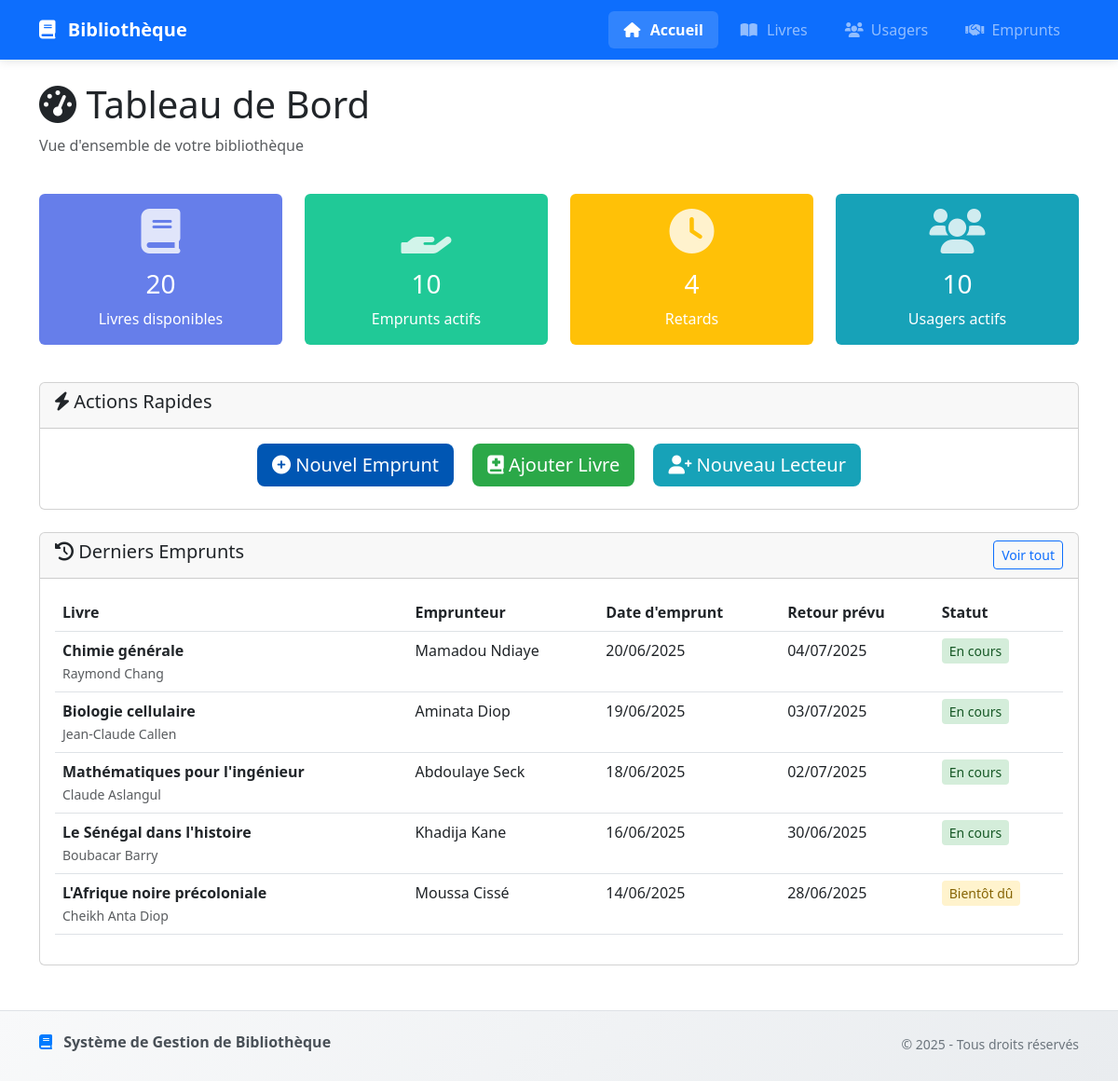
The page / on the database its author committed.
### tables this page shows
CREATE TABLE livres (
    id INT PRIMARY KEY AUTO_INCREMENT,
    titre VARCHAR(255) NOT NULL,
    auteur VARCHAR(255) NOT NULL,
    isbn VARCHAR(20) UNIQUE,
    date_publication DATE,
    exemplaires_total INT DEFAULT 1,
    exemplaires_disponibles INT DEFAULT 1,
    categorie_id INT,
    date_creation TIMESTAMP DEFAULT CURRENT_TIMESTAMP,
    FOREIGN KEY (categorie_id) REFERENCES categories(id)    
);

CREATE TABLE emprunts (
    id INT PRIMARY KEY AUTO_INCREMENT,
    livre_id INT NOT NULL,
    usager_id INT NOT NULL,
    date_emprunt TIMESTAMP DEFAULT CURRENT_TIMESTAMP,
    date_retour_prevue DATE NOT NULL,
    date_retour_effective DATE NULL,
    statut ENUM('en_cours', 'retourne') DEFAULT 'en_cours',
    FOREIGN KEY (livre_id) REFERENCES livres(id),
    FOREIGN KEY (usager_id) REFERENCES usagers(id)
);

CREATE TABLE usagers (
    id INT PRIMARY KEY AUTO_INCREMENT,
    nom VARCHAR(100) NOT NULL,
    prenom VARCHAR(100) NOT NULL,
    email VARCHAR(255) UNIQUE NOT NULL,
    telephone VARCHAR(20),
    date_inscription TIMESTAMP DEFAULT CURRENT_TIMESTAMP,
    statut ENUM('actif', 'suspendu') DEFAULT 'actif'
);

### includes/functions.php (called while the page is built, shortened)
<?php
function recupererStats(PDO $pdo): array {
    try {
        $total_livres = getLivres($pdo)['total'];
        $emprunts_actifs = getEmprunts($pdo)['total'];
        $stmt = $pdo->query("SELECT COUNT(*) as total FROM emprunts
                             WHERE statut = 'en_cours' AND date_retour_prevue < CURDATE()");
        $retards = $stmt->fetch()['total'];
        $total_usagers = getUsagers($pdo)['total'];
        $stmt = $pdo->query("SELECT e.*, l.titre, l.auteur, u.nom, u.prenom
                             FROM emprunts e
                             JOIN livres l ON e.livre_id = l.id
                             JOIN usagers u ON e.usager_id = u.id
                             ORDER BY e.date_emprunt DESC
                             LIMIT 5");
        $derniers_emprunts = $stmt->fetchAll();
        $categories = getCategories($pdo);
        $livres_disponibles = getLivresDisponibles($pdo);
        $usagers = getUsagersActifs($pdo);
        return [
            'total_livres'       => $total_livres,
            'emprunts_actifs'    => $emprunts_actifs,
            'retards'            => $retards,
            'total_usagers'      => $total_usagers,
            'derniers_emprunts'  => $derniers_emprunts,
            'categories'         => $categories,
            'livres_disponibles' => $livres_disponibles,
            'usagers'            => $usagers
        ];
    } catch (PDOException $e) {
        return [
            'error' => "Erreur lors de la récupération des données : " . $e->getMessage()
        ];
    }
}
function getLivresDisponibles($pdo) {
    $stmt = $pdo->query("
        SELECT l.id, l.titre, l.auteur, l.exemplaires_total,
               COALESCE(COUNT(e.id), 0) as empruntes_actuels,
               (l.exemplaires_total - COALESCE(COUNT(e.id), 0)) as disponibles
        FROM livres l
        LEFT JOIN emprunts e ON l.id = e.livre_id AND e.statut = 'en_cours'
        GROUP BY l.id
        HAVING disponibles > 0
        ORDER BY l.titre
    ");
    return $stmt->fetchAll();
}
function getUsagersActifs($pdo) {
    $stmt = $pdo->query("SELECT id, nom, prenom, email FROM usagers WHERE statut = 'actif' ORDER BY nom, prenom");
    return $stmt->fetchAll();
}
function getEmprunts($pdo, $tab = 'actifs', $search = '', $page = 1, $per_page = 15) {
    $offset = ($page - 1) * $per_page;
    $where_conditions = [];
    $params = [];
    if ($tab === 'actifs') {
        $where_conditions[] = "e.statut = 'en_cours'";
    } elseif ($tab === 'retards') {
        $where_conditions[] = "e.statut = 'en_cours' AND e.date_retour_prevue < CURDATE()";
    } elseif ($tab === 'historique') {
        $where_conditions[] = "e.statut = 'retourne'";
    }
    $where_clause = !empty($where_conditions) ? 'WHERE ' . implode(' AND ', $where_conditions) : '';
    $stmt = $pdo->prepare("
        SELECT COUNT(*) as total
        FROM emprunts e
        JOIN livres l ON e.livre_id = l.id
        JOIN usagers u ON e.usager_id = u.id
        $where_clause
    ");
    $stmt->execute($params);
    $total = $stmt->fetch()['total'];
    $stmt = $pdo->prepare("
        SELECT e.*, l.titre, l.auteur, u.nom, u.prenom, u.email,
               CASE
                   WHEN e.statut = 'retourne' THEN 'retourne'
                   WHEN e.date_retour_prevue < CURDATE() THEN 'retard'
                   WHEN DATEDIFF(e.date_retour_prevue, CURDATE()) <= 2 THEN 'bientot'
                   ELSE 'actif'
               END as statut_calcule,
               DATEDIFF(CURDATE(), e.date_retour_prevue) as jours_retard
        FROM emprunts e
        JOIN livres l ON e.livre_id = l.id
        JOIN usagers u ON e.usager_id = u.id
        $where_clause
        ORDER BY
            CASE WHEN e.statut = 'en_cours' THEN e.date_retour_prevue ELSE e.date_retour_effective END DESC
        LIMIT $per_page OFFSET $offset
    ");
    $stmt->execute($params);
    $emprunts = $stmt->fetchAll();
    return [
        'emprunts' => $emprunts,
        'total' => $total,
        'total_pages' => ceil($total / $per_page)
    ];
}
?>
<?php
function getUsagers($pdo, $search = '', $page = 1, $per_page = 10) {
    $offset = ($page - 1) * $per_page;
    try {
        $where_clause = '';
        $params = [];
        $stmt = $pdo->prepare("SELECT COUNT(*) as total FROM usagers $where_clause");
        $stmt->execute($params);
        $total_usagers = $stmt->fetch()['total'];
        $total_pages = ceil($total_usagers / $per_page);
        $stmt = $pdo->prepare("
            SELECT u.*,
                   COALESCE(e.emprunts_actifs, 0) as emprunts_actifs
            FROM usagers u
            LEFT JOIN (
                SELECT usager_id, COUNT(*) as emprunts_actifs
                FROM emprunts
                WHERE statut = 'en_cours'
                GROUP BY usager_id
            ) e ON u.id = e.usager_id
            $where_clause
            ORDER BY u.nom, u.prenom
            LIMIT $per_page OFFSET $offset
        ");
        $stmt->execute($params);
        $usagers = $stmt->fetchAll();
        return [
            'success' => true,
            'usagers' => $usagers,
            'total' => $total_usagers,
            'total_pages' => $total_pages,
            'current_page' => $page
        ];
    } catch (PDOException $e) {
        return [
            'success' => false,
            'error' => 'Erreur lors de la récupération des usagers : ' . $e->getMessage(),
            'usagers' => [],
            'total' => 0,
            'total_pages' => 0,
            'current_page' => 1
        ];
    }
}
function getCategories($pdo) {
    try {
        $stmt = $pdo->query("SELECT * FROM categories ORDER BY nom");
        return $stmt->fetchAll();
    } catch (PDOException $e) {
        return [];
    }
}
function getLivres($pdo, $search = '', $categorie_filter = '', $disponible_filter = '', $page = 1, $per_page = 10) {
    $offset = ($page - 1) * $per_page;
    try {
        $where_conditions = [];
        $params = [];
        $where_clause = !empty($where_conditions) ? 'WHERE ' . implode(' AND ', $where_conditions) : '';
        $count_query = "
            SELECT COUNT(DISTINCT l.id) as total
            FROM livres l
            LEFT JOIN categories c ON l.categorie_id = c.id
            LEFT JOIN (
                SELECT livre_id, COUNT(*) as empruntes
                FROM emprunts
                WHERE statut = 'en_cours'
                GROUP BY livre_id
            ) e ON l.id = e.livre_id
            $where_clause
        ";
        $stmt = $pdo->prepare($count_query);
        $stmt->execute($params);
        $total_livres = $stmt->fetch()['total'];
        $query = "
            SELECT l.*,
                   c.nom as categorie_nom,
                   (l.exemplaires_total - COALESCE(e.empruntes, 0)) as exemplaires_disponibles
            FROM livres l
            LEFT JOIN categories c ON l.categorie_id = c.id
            LEFT JOIN (
                SELECT livre_id, COUNT(*) as empruntes
                FROM emprunts
                WHERE statut = 'en_cours'
                GROUP BY livre_id
            ) e ON l.id = e.livre_id
            $where_clause
            ORDER BY l.titre
            LIMIT $per_page OFFSET $offset
        ";
        $stmt = $pdo->prepare($query);
        $stmt->execute($params);
        $livres = $stmt->fetchAll();
        return [
            'livres' => $livres,
            'total' => $total_livres,
            'total_pages' => ceil($total_livres / $per_page)
        ];
    } catch (PDOException $e) {
        return [
            'livres' => [],
            'total' => 0,
            'total_pages' => 0,
            'error' => 'Erreur lors de la récupération des livres : ' . $e->getMessage()
        ];
    }
}

### index.php (the view, shortened to what this page needs)
<?php
    require_once 'config/database.php';
    require_once 'includes/functions.php';
    $stats = recupererStats($pdo);
    $total_livres       = $stats['total_livres'] ?? 0;
    $emprunts_actifs    = $stats['emprunts_actifs'] ?? 0;
    $retards            = $stats['retards'] ?? 0;
    $total_usagers      = $stats['total_usagers'] ?? 0;
    $derniers_emprunts  = $stats['derniers_emprunts'] ?? [];
    include 'includes/header.php';
    ?>
    <div class="row mb-4">
        <div class="col-12">
            <h1><i class="fas fa-tachometer-alt"></i> Tableau de Bord</h1>
            <p class="text-muted">Vue d'ensemble de votre bibliothèque</p>
        </div>
    </div>
    <div class="row mb-4">
        <div class="col-md-3 mb-3">
            <div class="card card-stats card-livres text-center">
                <div class="card-body">
                    <i class="fas fa-book fa-3x mb-3"></i>
                    <h3><?php echo $total_livres ?? 0; ?></h3>
                    <p class="mb-0">Livres disponibles</p>
                </div>
            </div>
        </div>
        <div class="col-md-3 mb-3">
            <div class="card card-stats card-emprunts text-center">
                <div class="card-body">
                    <i class="fas fa-hand-holding fa-3x mb-3"></i>
                    <h3><?php echo $emprunts_actifs ?? 0; ?></h3>
                    <p class="mb-0">Emprunts actifs</p>
                </div>
            </div>
        </div>
        <div class="col-md-3 mb-3">
            <div class="card card-stats card-retards text-center">
                <div class="card-body">
                    <i class="fas fa-clock fa-3x mb-3"></i>
                    <h3><?php echo $retards ?? 0; ?></h3>
                    <p class="mb-0">Retards</p>
                </div>
            </div>
        </div>
        <div class="col-md-3 mb-3">
            <div class="card card-stats card-usagers text-center">
                <div class="card-body">
                    <i class="fas fa-users fa-3x mb-3"></i>
                    <h3><?php echo $total_usagers ?? 0; ?></h3>
                    <p class="mb-0">Usagers actifs</p>
                </div>
            </div>
        </div>
    </div>
    <div class="row mb-4">
        <div class="col-12">
            <div class="card">
                <div class="card-header">
                    <h5><i class="fas fa-bolt"></i> Actions Rapides</h5>
                </div>
                <div class="card-body text-center">
                    <button class="btn btn-primary btn-lg me-3 mb-2" data-bs-toggle="modal" data-bs-target="#nouvelEmpruntModal">
                        <i class="fas fa-plus-circle"></i> Nouvel Emprunt
                    </button>
                    <button class="btn btn-success btn-lg me-3 mb-2" data-bs-toggle="modal" data-bs-target="#ajouterLivreModal">
                        <i class="fas fa-book-medical"></i> Ajouter Livre
                    </button>
                    <button class="btn btn-info btn-lg mb-2" data-bs-toggle="modal" data-bs-target="#ajouterUsagerModal">
                        <i class="fas fa-user-plus"></i> Nouveau Lecteur
                    </button>
                </div>
            </div>
        </div>
    </div>
    <div class="row">
        <div class="col-12">
            <div class="card">
                <div class="card-header d-flex justify-content-between align-items-center">
                    <h5><i class="fas fa-history"></i> Derniers Emprunts</h5>
                    <a href="pages/emprunts/emprunts.php" class="btn btn-sm btn-outline-primary">Voir tout</a>
                </div>
                <div class="card-body">
                    <?php if (!empty($derniers_emprunts)): ?>
                        <div class="table-responsive">
                            <table class="table table-hover">
                                <thead>
                                    <tr>
                                        <th>Livre</th>
                                        <th>Emprunteur</th>
                                        <th>Date d'emprunt</th>
                                        <th>Retour prévu</th>
                                        <th>Statut</th>
                                    </tr>
                                </thead>
                                <tbody>
                                    <?php foreach ($derniers_emprunts as $emprunt): ?>
                                        <?php
                                        $date_retour = new DateTime($emprunt['date_retour_prevue']);
                                        $aujourd_hui = new DateTime();
                                        $diff = $aujourd_hui->diff($date_retour);
                                        if ($emprunt['date_retour_effective']) {
                                            $statut_class = 'status-actif';
                                            $statut_text = 'Retourné';
                                        } elseif ($date_retour < $aujourd_hui) {
                                            $statut_class = 'status-retard';
                                            $statut_text = 'En retard';
                                        } elseif ($diff->days <= 2) {
                                            $statut_class = 'status-bientot';
                                            $statut_text = 'Bientôt dû';
                                        } else {
                                            $statut_class = 'status-actif';
                                            $statut_text = 'En cours';
                                        }
                                        ?>
                                        <tr>
                                            <td>
                                                <strong><?php echo htmlspecialchars($emprunt['titre']); ?></strong><br>
                                                <small class="text-muted"><?php echo htmlspecialchars($emprunt['auteur']); ?></small>
                                            </td>
                                            <td><?php echo htmlspecialchars($emprunt['prenom'] . ' ' . $emprunt['nom']); ?></td>
                                            <td><?php echo date('d/m/Y', strtotime($emprunt['date_emprunt'])); ?></td>
                                            <td><?php echo date('d/m/Y', strtotime($emprunt['date_retour_prevue'])); ?></td>
                                            <td>
                                                <span class="<?php echo $statut_class; ?>"><?php echo $statut_text; ?></span>
                                            </td>
                                        </tr>
                                    <?php endforeach; ?>
                                </tbody>
                            </table>
                        </div>
                    <?php endif; ?>
                </div>
            </div>
        </div>
    </div>
    <link rel="stylesheet" href="assets/css/style.css">
    <?php include 'includes/footer.php'; ?>

### assets/css/style.css (style rules this page uses)
.status-actif { background-color: #d4edda; color: #155724; padding: 0.25rem 0.5rem; border-radius: 0.25rem; font-size: 0.875rem; font-weight: 500; }
.status-bientot { background-color: #fff3cd; color: #856404; padding: 0.25rem 0.5rem; border-radius: 0.25rem; font-size: 0.875rem; font-weight: 500; }
.card-stats { transition: transform 0.2s ease-in-out; border: none; color: white; }
.card-stats .fas { opacity: 0.8; }
.card-livres { background: #667eea; }
.card-emprunts { background: #20c997; }
.card-retards { background: #ffc107; }
.card-usagers { background: #17a2b8; }
.btn-primary { background: #0056b3; border: none; transition: all 0.2s ease-in-out; }
.btn-success { background: #2ba848; border: none; }
.btn-info { background: #17a2b8; color: white; border: none; }

### rows shown on the page
livres: id "10", exemplaires_total "4"
emprunts: livre.titre "Chimie générale", livre.auteur "Raymond Chang", usager.nom "Mamadou Ndiaye", date_emprunt "20/06/2025", date_retour_prevue "04/07/2025", statut_text "En cours"
emprunts: livre.titre "Biologie cellulaire", livre.auteur "Jean-Claude Callen", usager.nom "Aminata Diop", date_emprunt "19/06/2025", date_retour_prevue "03/07/2025", statut_text "En cours"
emprunts: livre.titre "Mathématiques pour l'ingénieur", livre.auteur "Claude Aslangul", usager.nom "Abdoulaye Seck", date_emprunt "18/06/2025", date_retour_prevue "02/07/2025", statut_text "En cours"
emprunts: livre.titre "Le Sénégal dans l'histoire", livre.auteur "Boubacar Barry", usager.nom "Khadija Kane", date_emprunt "16/06/2025", date_retour_prevue "30/06/2025", statut_text "En cours"
emprunts: livre.titre "L'Afrique noire précoloniale", livre.auteur "Cheikh Anta Diop", usager.nom "Moussa Cissé", date_emprunt "14/06/2025", date_retour_prevue "28/06/2025", statut_text "Bientôt dû"

### other values the page prints
$total_livres "20"
